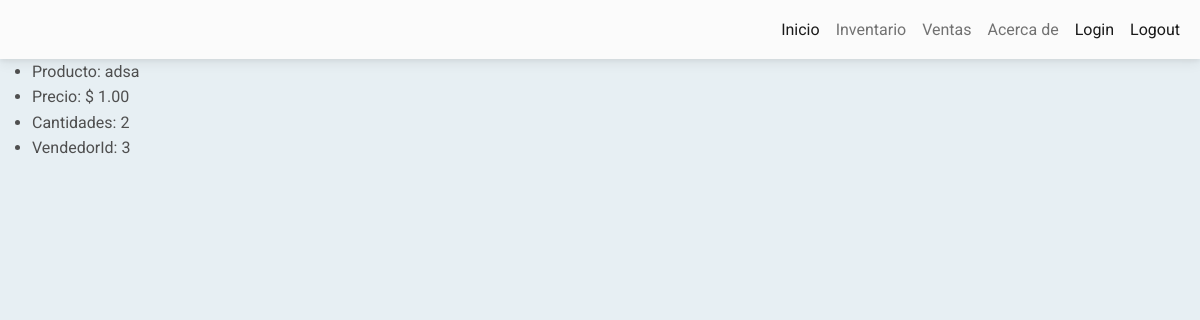
The page /ventas/visualizar/2 (signed in) on the database its author committed.
### InventarioModel/models.py (models this page shows, shortened)
class Ventas (Model):
    nombre_producto = CharField(max_length=70)
    precio_producto = DecimalField(max_digits=5,decimal_places=2)
    vendedor_id = IntegerField()
    cantidades = IntegerField()

### InventarioModel/views.py (the view)
# urls.py: path('ventas/visualizar/<pk>',VentasDetailView.as_view(), name='ver_ventas' ) ,
class VentasDetailView (LoginRequiredMixin,DetailView):
    model = Ventas
    template_name = "ver_ventas.html"

### InventarioModel/Templates/ver_ventas.html (shortened to what this page needs)
{% extends 'start.html'%}
{% load static %}
    {% block bodycontent %}
    <ul>
        <li> Producto: {{ventas.nombre_producto}}</li>
        <li> Precio: $ {{ventas.precio_producto}}</li>
        <li> Cantidades: {{ventas.cantidades}}</li>
        <li> VendedorId: {{ventas.vendedor_id}}</li>
    </ul>
{% endblock  %}

### rows shown on the page
Ventas: nombre_producto "adsa", precio_producto "1.00", cantidades "2", vendedor_id "3"
